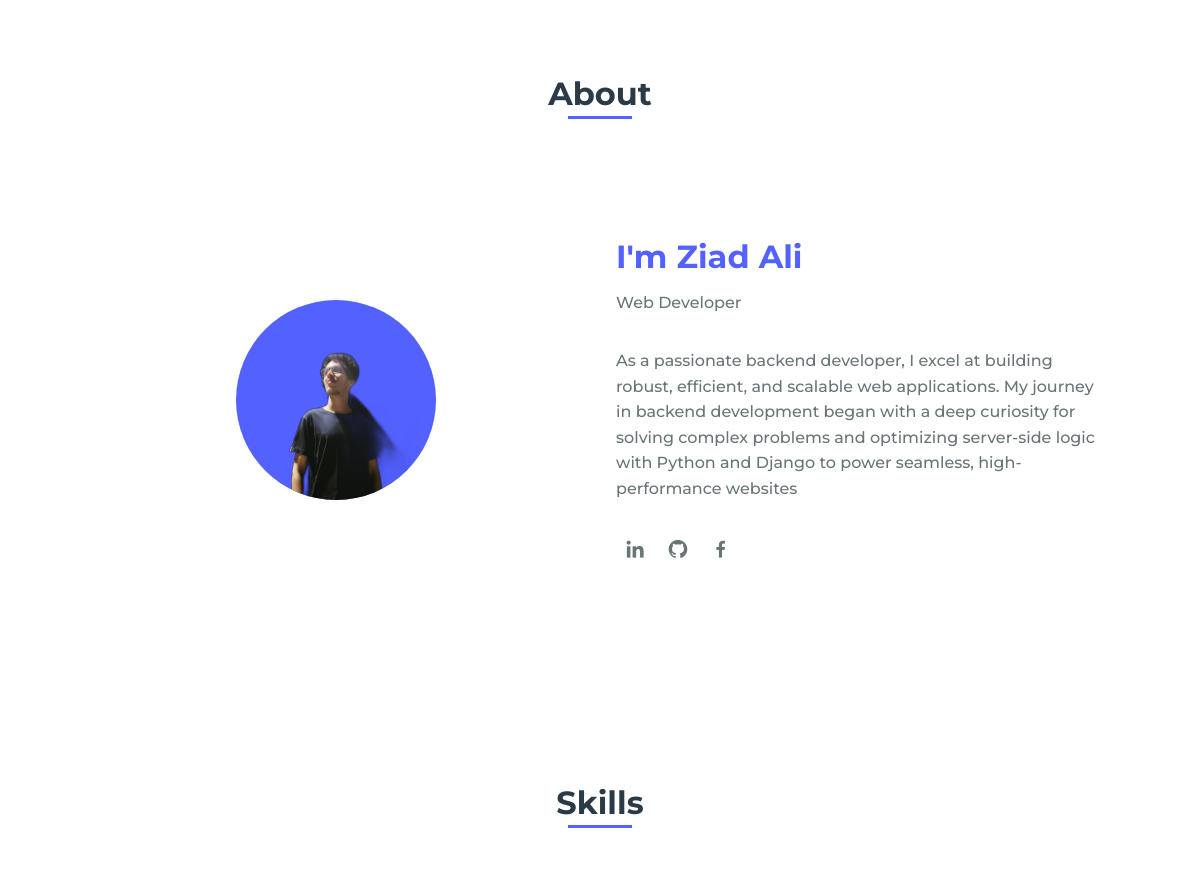
Before: / (middle part) with the older database file.
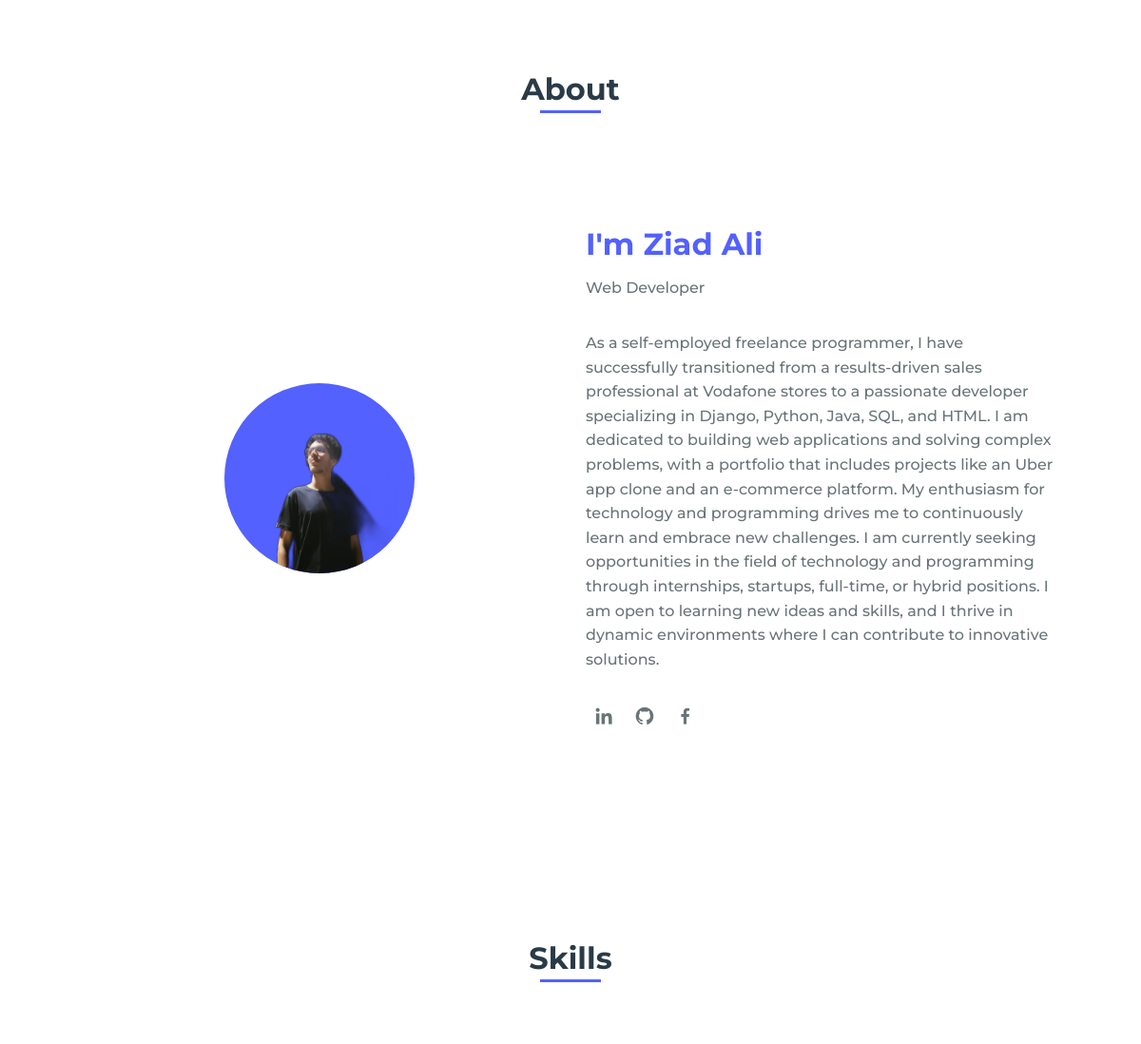
After: the same page with the newer database file.
### portfolio/models.py (models this page shows, shortened)
class myPersonalInfo(models.Model):
    name = models.CharField(max_length=80,null=True,blank=True)
    email = models.EmailField(max_length=100,null=True,blank=True)
    facebook = models.CharField(max_length=100,null=True,blank=True)
    instagram = models.CharField(max_length=100,null=True,blank=True)
    linkedin = models.CharField(max_length=100,null=True,blank=True)
    github = models.CharField(max_length=100,null=True,blank=True)
    phone_number = models.CharField(max_length=20,null=True,blank=True)
    another_phone= models.CharField(max_length=20,null=True,blank=True)
    description = models.TextField(max_length=800,null=True,blank=True)
    image = models.ImageField(upload_to='images/',null=True,blank=True)
    skills = models.CharField(max_length=800,null=True,blank=True)
    education = models.TextField(max_length=800,null=True,blank=True)
    job =models.CharField(max_length=200,null=True,blank=True)
    hits = models.IntegerField(default=0)

### portfolio/views.py (the view)
# urls.py: 2. Add a URL to urlpatterns:  path('', views.home, name='home')
def home(request):
    info = myPersonalInfo.objects.first()
    myPersonalInfo.objects.filter(pk=info.pk).update(hits=F('hits') + 1)
    info.refresh_from_db()
    portfolios = portfolio.objects.all()  # Get all portfolio items
    skills = []
    if info and hasattr(info, 'skills'):  # Check if the skills attribute exists
        if isinstance(info.skills, str):  # Ensure skills is a string
            skills = info.skills.split(',') if info.skills else []
        else:
            skills = list(info.skills) if info.skills else []
    if request.method == 'POST':
        form = ContactForm(request.POST)
        if form.is_valid():
            form.save()  # Save the form data to the Contact model
            try:
                send_mail(
                    subject='New Contact Submission',
                    message=(
                        f'Name: {form.cleaned_data["name"]}\n'
                        f'Email: {form.cleaned_data["email"]}\n'
                        f'Phone: {form.cleaned_data["phone_number"]}\n'
                        f'Message: {form.cleaned_data["description"]}'
                    ),
                    from_email=settings.DEFAULT_FROM_EMAIL,
                    recipient_list=[settings.CONTACT_EMAIL],
                    fail_silently=False,
                )
                messages.success(request, 'Your message has been sent successfully.')
            except Exception as e:
                messages.error(request, f'Failed to send message: {str(e)}')
            return redirect('home')
    else:
        form = ContactForm()
    return render(request, 'home.html', {'form': form, 'info': info, 'skills': skills, 'portfolios': portfolios})

### portfolio/templates/home.html (shortened to what this page needs)
{% load static %}
<!DOCTYPE html>
<html lang="en">
<head>
    <link rel="stylesheet" href="{% static "css/style.css" %}">
    <link href='https://unpkg.com/boxicons@2.1.4/css/boxicons.min.css' rel='stylesheet'>
</head>
<body>
    <main class="l-main">
        <section class="about section" id="about">
            <h2 class="section-title">About</h2>
            <div class="about-container bd-grid">
                <div class="about-img">
                    {% if info.image %}
                    <img src="{% static "img/processed_zezooo.jpg" %}" alt="{{info.name}} image">
                    {% endif %}
                </div>
                <div>
                    <h2 class="about-subtitle">I'm {{info.name}}</h2>
                    <span class="about-profession">{{info.job}}</span>
                    <p class="about-text">{{info.description}}</p>
                    <div class="about-social">
                        <a href="{{info.linkedin}} "class="about-social-icon" target="_blank"><i class='bx bxl-linkedin'></i></a>
                        <a href="{{info.github}} "class="about-social-icon" target="_blank"><i class='bx bxl-github'></i></a>
                        <a href="{{info.facebook}}" class="about-social-icon" target="_blank"><i class='bx bxl-facebook'></i></a>
                    </div>
                </div>
            </div>
        </section>
        <section class="skills section" id="skills">
            <h2 class="section-title">Skills</h2>
            <div class="skills-container bd-grid">
                <div class="skills-box">
                </div>
            </div>
        </section>
    </main>
</body>
</html>

### static/css/style.css (style rules this page uses)
:root { --header-height: 3rem; --font-medium: 500; --first-color: #5361ff; --white-color: #fafaff; --dark-color: #2a3b47; --text-color: #697477; --green-color: #33d1cc; --body-font: 'Montserrat', sans-serif; --big-font-size: 6.25rem; --h2-font-size: 1.25rem; --normal-font-size: .938rem; --small-font-size: .813rem; --mb1: .5rem; --mb2: 1rem; --mb3: 1.5rem; --mb4: 2rem; --z-fixed: 100; }
@media screen and (min-width: 768px) { :root { --big-font-size: 10.5rem; --h2-font-size: 2rem; --normal-font-size: 1rem; --small-font-size: .875rem; } }
*, *::before, *::after { box-sizing: border-box; }
html { scroll-behavior: smooth; }
body { margin: var(--header-height) 0 0 0; font-family: var(--body-font); font-size: var(--normal-font-size); font-weight: var(--font-medium); color: var(--text-color); line-height: 1.6; }
h1, h2, p { margin: 0; }
a { text-decoration: none; color: var(--text-color); }
img { max-width: 100%; height: auto; display: block; }
.section { padding: 3rem 0; }
.section-title { position: relative; font-size: var(--h2-font-size); color: var(--dark-color); margin: var(--mb4) 0; text-align: center; }
.section-title::after { position: absolute; content: ''; width: 32px; height: 0.18rem; left: 0; right: 0; margin: auto; top: 2rem; background-color: var(--first-color); }
.bd-grid { max-width: 1024px; display: grid; grid-template-columns: 100%; grid-column-gap: 2rem; width: calc(100% - 2rem); margin-left: var(--mb2); margin-right: var(--mb2); }
.about-container { justify-items: center; row-gap: 2rem; text-align: center; }
.about-img { display: flex; justify-content: center; padding-top: 1rem; width: 120px; height: 120px; background-color: var(--first-color); border-radius: 50%; overflow: hidden; }
.about-img img { width: 100px; }
.about-subtitle { font-size: var(--h2-font-size); color: var(--first-color); margin-bottom: var(--mb1); }
.about-text { margin-bottom: var(--mb4); }
.about-profession { display: block; margin-bottom: var(--mb4); }
.about-social-icon { font-size: 1.4rem; margin: 0 var(--mb1); }
.skills-container { row-gap: 2rem; }
@media screen and (min-width: 768px) { body { margin: 0; } }
@media screen and (min-width: 768px) { .section { padding-top: 4rem; } }
@media screen and (min-width: 768px) { .section-title { margin-bottom: 3rem; } }
@media screen and (min-width: 768px) { .section-title::after { width: 64px; top: 3rem; } }
@media screen and (min-width: 768px) { .about-container { grid-template-columns: repeat(2, 1fr); align-items: center; text-align: initial; padding: 4rem 0; } }
@media screen and (min-width: 768px) { .about-img { width: 200px; height: 200px; } }
@media screen and (min-width: 768px) { .about-img img { width: 165px; } }
@media screen and (min-width: 768px) { .skills-container { grid-template-columns: repeat(2, 1fr); align-items: center; } }
@media screen and (min-width: 1024px) { .bd-grid { margin-left: auto; margin-right: auto; } }
body, .l-header, .section, .footer, .contact-input, .contact-button, .nav-link, .skills-name, .portfolio-link-name, .about-social-icon, .footer-social, .portfolio-link { transition: background-color 0.3s, color 0.3s, border-color 0.3s; }

Changed rows visible on the page:
changed myPersonalInfo "Ziad Ali": description "As a passionate backend developer, I excel at building robust, efficient, and scalable web applications. My journey in backend development began with a deep curiosity for solving complex problems and optimizing server-side logic with Python and Django to power seamless, high-performance websites" → "As a self-employed freelance programmer, I have successfully transitioned from a results-driven sales professional at Vodafone stores to a passionate developer specializing in Django, Python, Java, SQL, and HTML. I am dedicated to building web applications and solving complex problems, with a portfolio that includes projects like an Uber app clone and an e-commerce platform. My enthusiasm for technology and programming drives me to continuously learn and embrace new challenges. I am currently seeking opportunities in the field of technology and programming through internships, startups, full-time, or hybrid positions. I am open to learning new ideas and skills, and I thrive in dynamic…"
